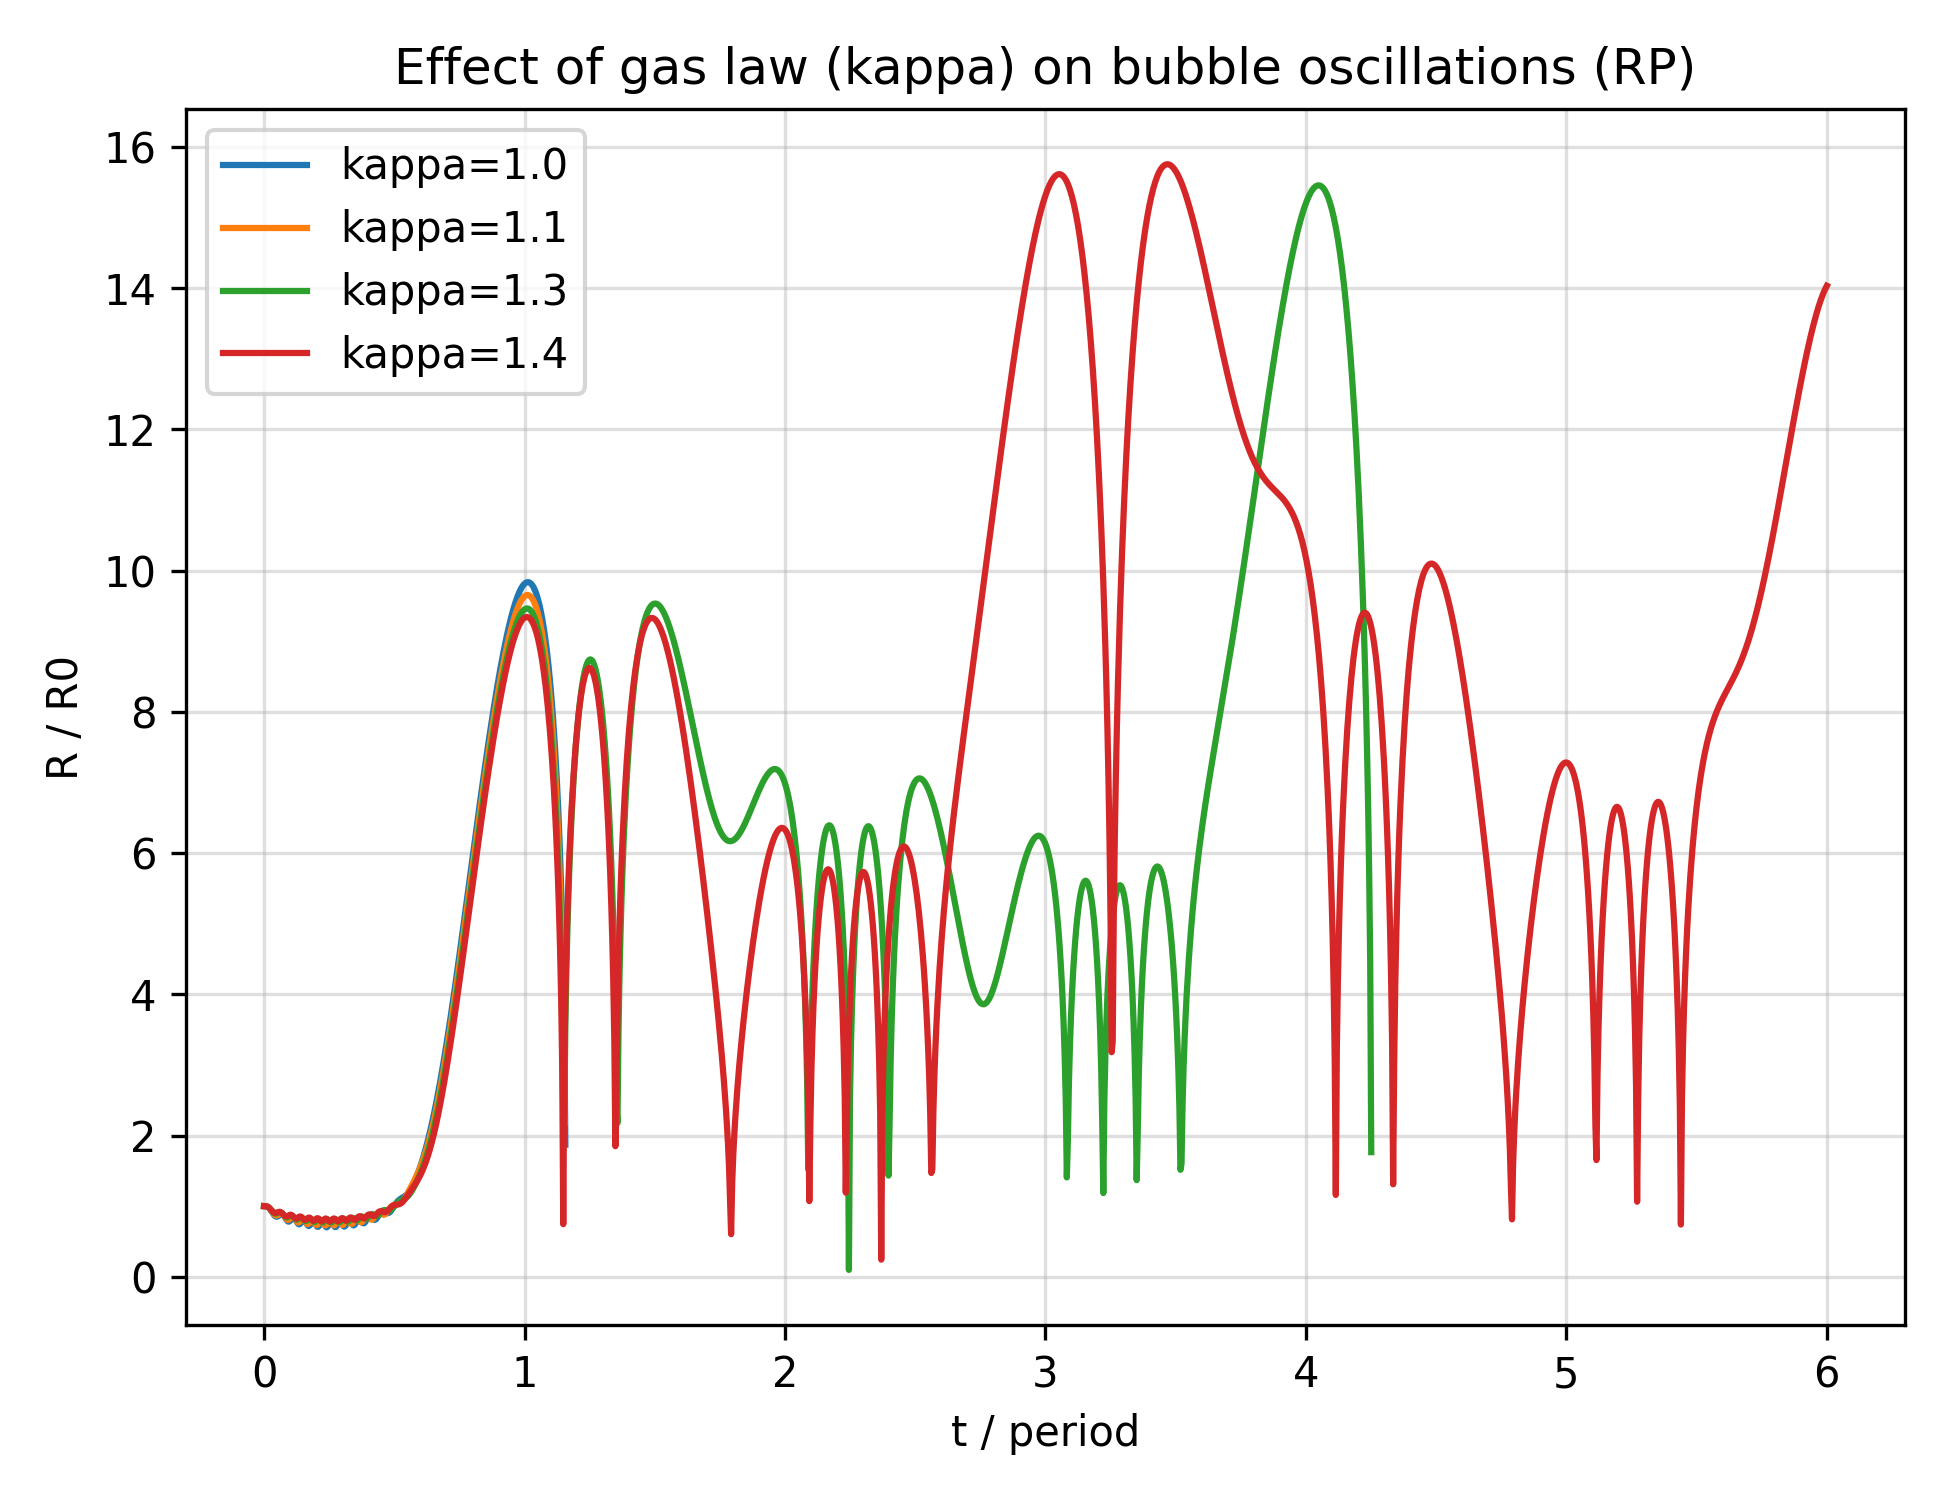

Source code (Python):
import numpy as np
import matplotlib.pyplot as plt
from scipy.integrate import solve_ivp

# Gas law / thermal model sensitivity via kappa sweep (RP)

rho = 1.0
R0 = 1.0
p_g0 = 100.0
p0 = 100.0
mu = 0.0
sigma = 0.0

Pa = 150.0
f = 0.2
omega = 2 * np.pi * f

kappa_values = [1.0, 1.1, 1.3, 1.4]  # isothermal -> adiabatic


def rp_rhs_factory(kappa):
    def p_bubble(R):
        R = max(R, 1e-8)
        return p_g0 * (R0 / R) ** (3 * kappa)

    def rhs(t, y):
        R, Rdot = y
        R = max(R, 1e-8)
        p_inf = p0 + Pa * np.sin(omega * t)
        delta_p = p_bubble(R) - p_inf
        Rddot = delta_p / (rho * R) - 1.5 * (Rdot ** 2) / R
        return [Rdot, Rddot]

    return rhs


periods = 6
t_end = periods / f
t_eval = np.linspace(0, t_end, 1500)
y0 = [R0, 0.0]

plt.figure(figsize=(6.5, 5))
for kappa in kappa_values:
    rhs = rp_rhs_factory(kappa)
    sol = solve_ivp(rhs, (0, t_end), y0, t_eval=t_eval, rtol=1e-8, atol=1e-11)
    plt.plot(sol.t / (1 / f), sol.y[0] / R0, label=f"kappa={kappa}")

plt.xlabel("t / period")
plt.ylabel("R / R0")
plt.title("Effect of gas law (kappa) on bubble oscillations (RP)")
plt.grid(True, alpha=0.4)
plt.legend()
plt.tight_layout()
plt.savefig("study_thermal_gaslaw.png", dpi=300)
plt.show()
